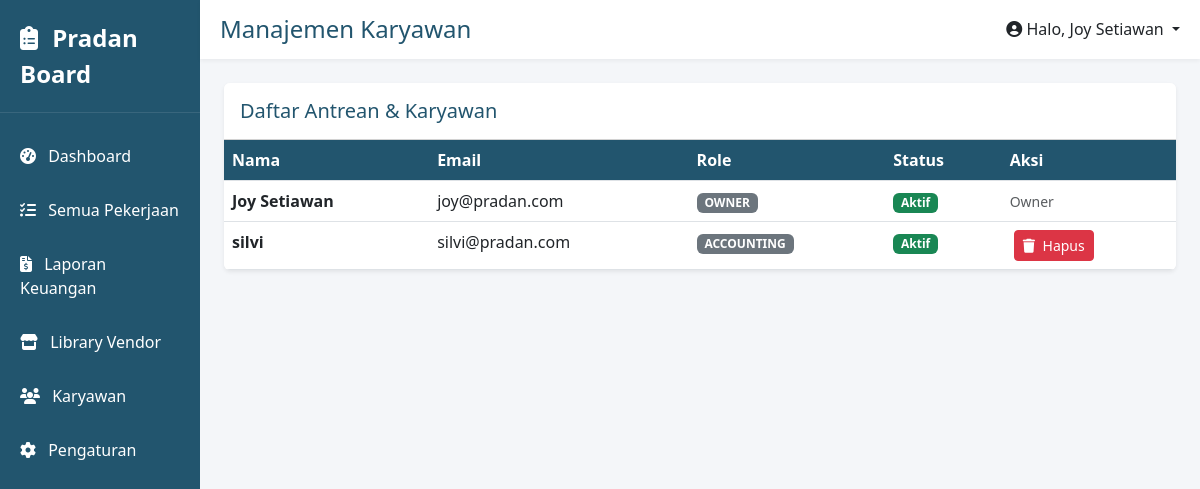
The app's page /karyawan (signed in), older data.
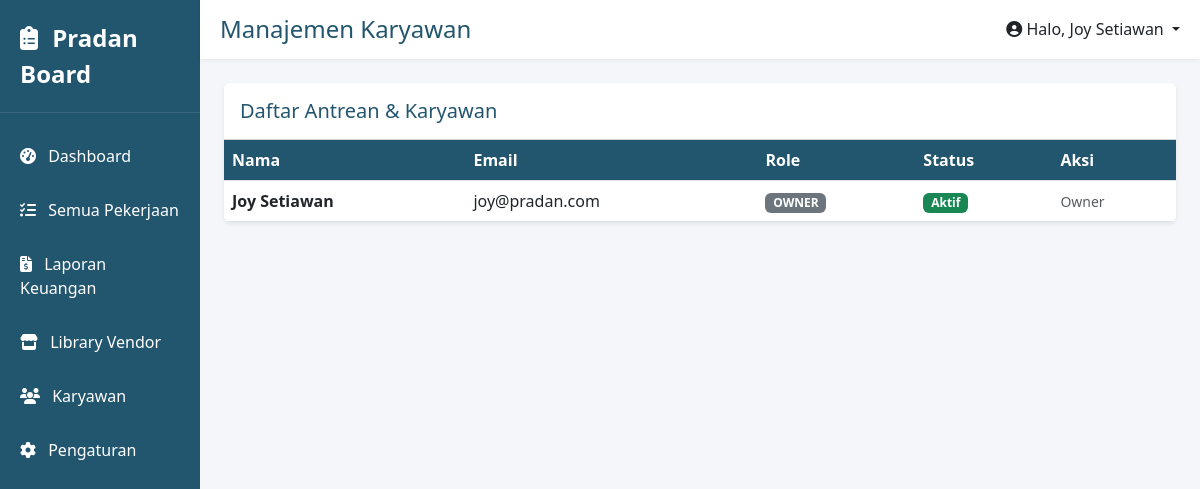
The same page, newer data.
### models.py (models this page shows)
class User(db.Model):
    id = db.Column(db.Integer, primary_key=True)
    name = db.Column(db.String(100), nullable=False)
    email = db.Column(db.String(120), unique=True, nullable=False)
    password = db.Column(db.String(200), nullable=False)
    role = db.Column(db.String(20), nullable=False)
    is_approved = db.Column(db.Boolean, default=False)

### app.py (the view)
@app.route('/karyawan')
def karyawan():
    user = get_current_user()
    if not user: return redirect(url_for('login'))
    return render_template('karyawan.html', semua_user=User.query.all())

### app.py (called while the page is built)
def get_current_user():
    user_id = session.get('user_id')
    if user_id: return db.session.get(User, user_id)
    return None

@app.context_processor
def inject_user():
    return dict(user=get_current_user(), User=User)

### templates/karyawan.html (shortened to what this page needs)
{% extends "base.html" %}
{% block page_title %}Manajemen Karyawan{% endblock %}
{% block content %}
<div class="card border-0 shadow-sm overflow-hidden">
    <div class="card-header bg-white py-3">
        <h5 class="m-0 font-weight-bold" style="color: var(--pradan-blue);">Daftar Antrean & Karyawan</h5>
    </div>
    <div class="card-body p-0">
        <table class="table table-hover table-custom m-0">
            <thead>
                <tr>
                    <th>Nama</th>
                    <th>Email</th>
                    <th>Role</th>
                    <th>Status</th>
                    <th>Aksi</th>
                </tr>
            </thead>
            <tbody>
                {% for u in semua_user %}
                <tr>
                    <td><strong>{{ u.name }}</strong></td>
                    <td>{{ u.email }}</td>
                    <td><span class="badge bg-secondary">{{ u.role.upper() }}</span></td>
                    <td>
                        {% if u.is_approved %}
                            <span class="badge bg-success">Aktif</span>
                        {% else %}
                            <span class="badge bg-warning text-dark">Menunggu Approval</span>
                        {% endif %}
                    </td>
                    <td>
                        {% if u.role != 'owner' and user.role == 'owner' %}
                            <a href="{{ url_for('delete_user', user_id=u.id) }}" class="btn btn-sm btn-danger ms-1" onclick="return confirm('Apakah Anda yakin ingin menghapus akun ini? Akun tersebut harus registrasi ulang jika ingin masuk kembali.')">
                                <i class="fas fa-trash me-1"></i> Hapus
                            </a>
                        {% elif u.role == 'owner' %}
                            <span class="text-muted small">Owner</span>
                        {% endif %}
                    </td>
                </tr>
                {% endfor %}
            </tbody>
        </table>
    </div>
</div>
{% endblock %}

### templates/base.html (shortened to what this page needs)
<!DOCTYPE html>
<html lang="id">
<head>
    <link href="https://cdn.jsdelivr.net/npm/bootstrap@5.3.0/dist/css/bootstrap.min.css" rel="stylesheet">
    <link rel="stylesheet" href="https://cdnjs.cloudflare.com/ajax/libs/font-awesome/6.4.0/css/all.min.css">
</head>
<body>
<div class="container-fluid">
    <div class="row">
        <div class="col-md-2 p-0 sidebar d-none d-md-block">
            <div class="brand"><i class="fas fa-clipboard-list me-2"></i> Pradan Board</div>
            <div class="mt-3">
                <a href="{{ url_for('home') }}"><i class="fas fa-tachometer-alt me-2"></i> Dashboard</a>
                <a href="{{ url_for('semuapekerjaan') }}"><i class="fas fa-tasks me-2"></i> Semua Pekerjaan</a>
                {% if user and user.role in ['accounting', 'owner'] %}
                <a href="{{ url_for('accounting_sheet') }}"><i class="fas fa-file-invoice-dollar me-2"></i> Laporan Keuangan</a>
                {% endif %}
                <a href="{{ url_for('vendor') }}"><i class="fas fa-store me-2"></i> Library Vendor</a>
                <a href="{{ url_for('karyawan') }}"><i class="fas fa-users me-2"></i> Karyawan</a>
                <a href="{{ url_for('pengaturan') }}"><i class="fas fa-cog me-2"></i> Pengaturan</a>
            </div>
        </div>
        <div class="col-md-10 p-0">
            <div class="topbar d-flex justify-content-between align-items-center">
                <h4 class="m-0" style="color: var(--pradan-blue);">{% block page_title %}{% endblock %}</h4>
                <div class="dropdown">
                    <a class="text-dark text-decoration-none dropdown-toggle" href="#" role="button" data-bs-toggle="dropdown">
                        <i class="fas fa-user-circle"></i> Halo, {% if user %}{{ user.name }}{% endif %}
                    </a>
                </div>
            </div>
            <div class="p-4">
                {% block content %}{% endblock %}
            </div>
        </div>
    </div>
</div>
</body>
</html>

### templates/base.html (style rules this page uses)
:root { --pradan-blue: #22556e; --pradan-light: #f4f6f9; }
body { background-color: var(--pradan-light); font-family: 'Segoe UI', Tahoma, Geneva, Verdana, sans-serif; }
.sidebar { background-color: var(--pradan-blue); color: white; min-height: 100vh; }
.sidebar .brand { font-size: 1.5rem; font-weight: bold; padding: 20px; border-bottom: 1px solid rgba(255,255,255,0.1); }
.sidebar a { color: white; text-decoration: none; display: block; padding: 15px 20px; transition: 0.3s; }
.topbar { background-color: white; box-shadow: 0 2px 4px rgba(0,0,0,0.05); padding: 15px 20px; }
.table-custom th { background-color: var(--pradan-blue); color: white; }

Row changes from the older to the newer data that the page shows:
removed User: name "silvi", email "silvi@pradan.com", role "ACCOUNTING", is_approved "Aktif"
